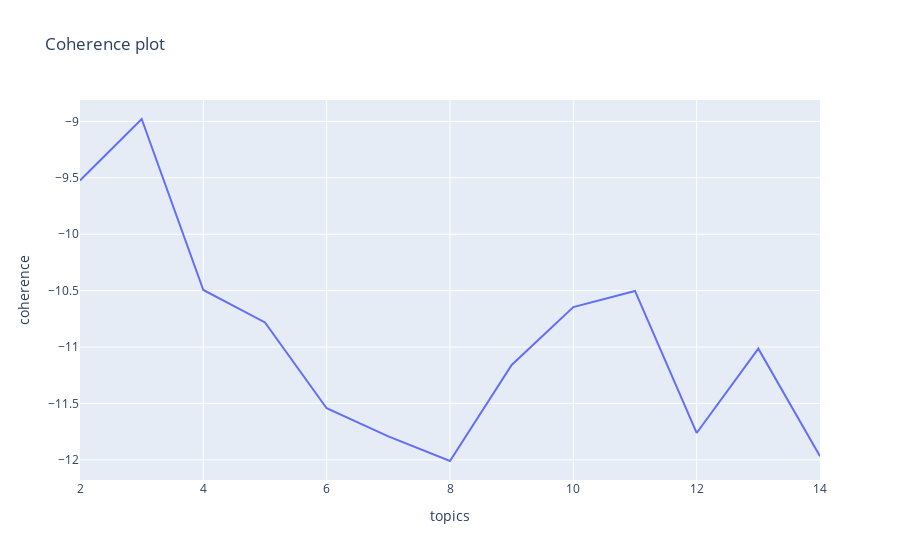

Source (notebook cell):
### Code cell
fig = px.line(pre_ts_df, x='topics', y='coherence', title='Coherence plot')
fig.show()

### Figure 1 — Plotly figure (JSON) as saved in the notebook; plotly's stock layout.template omitted (floating-point values rounded to 4 significant figures)
{"data": [{"hovertemplate": "topics=%{x}<br>coherence=%{y}<extra></extra>", "legendgroup": "", "line": {"color": "#636efa", "dash": "solid"}, "marker": {"symbol": "circle"}, "mode": "lines", "name": "", "orientation": "v", "showlegend": false, "type": "scatter", "x": [2, 3, 4, 5, 6, 7, 8, 9, 10, 11, 12, 13, 14], "xaxis": "x", "y": [-9.524, -8.979, -10.49, -10.78, -11.54, -11.79, -12.01, -11.16, -10.65, -10.5, -11.76, -11.01, -11.97], "yaxis": "y"}], "layout": {"legend": {"tracegroupgap": 0}, "title": {"text": "Coherence plot"}, "xaxis": {"anchor": "y", "domain": [0, 1], "title": {"text": "topics"}}, "yaxis": {"anchor": "x", "domain": [0, 1], "title": {"text": "coherence"}}}}
